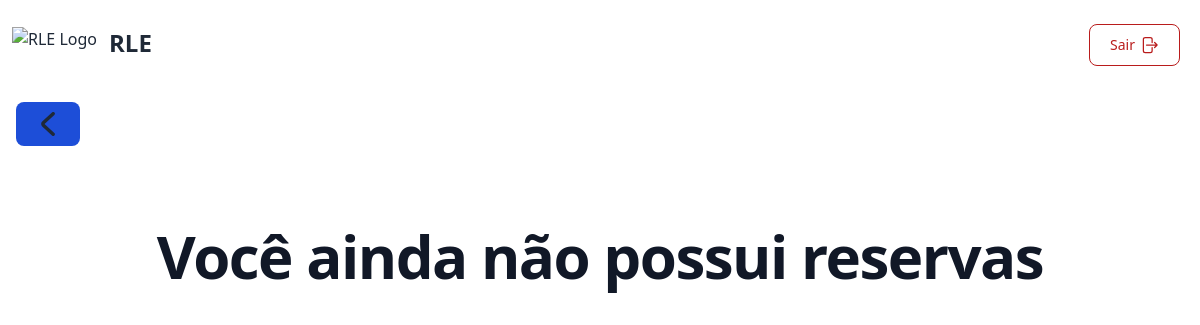
/Professor/reservas.php (signed in), run on an earlier commit of the app's database.
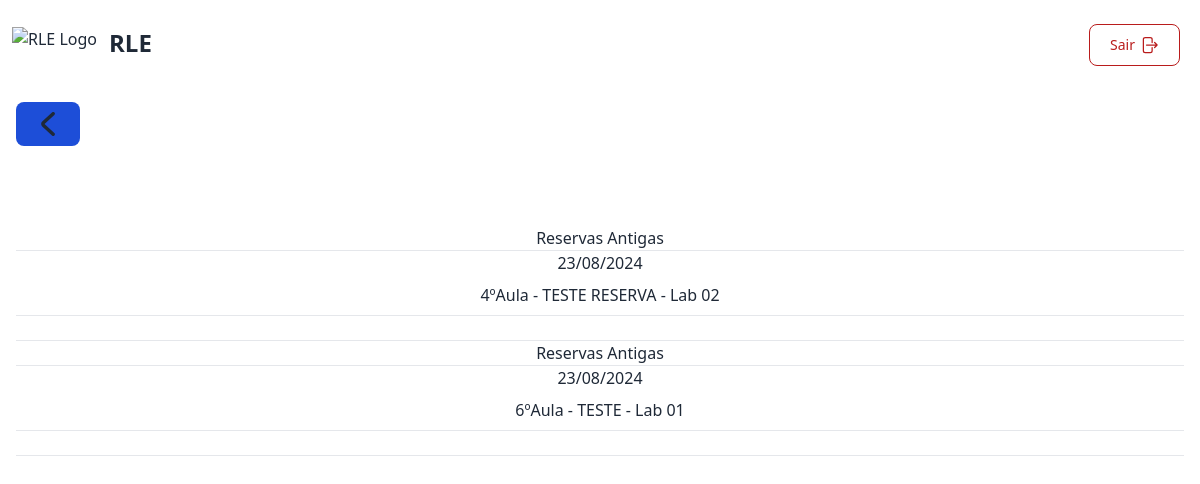
And on a later commit of the database.
### tables this page shows
CREATE TABLE `reserva` (
  `res_cod` int(11) NOT NULL,
  `res_desc` varchar(200) DEFAULT NULL,
  `res_aula` int(11) NOT NULL,
  `res_data` date NOT NULL,
  `res_dataRes` datetime NOT NULL,
  `res_isActive` bit(1) NOT NULL,
  `lab_cod` int(11) NOT NULL,
  `prof_cod` int(11) DEFAULT NULL
);

CREATE TABLE `laboratorio` (
  `lab_cod` int(11) NOT NULL,
  `lab_nome` varchar(40) NOT NULL,
  `lab_desc` varchar(200) DEFAULT NULL,
  `lab_isActive` bit(1) NOT NULL
);

### Professor/reservas.php (the view, shortened to what this page needs)
<?php
include_once ("../navbar2.php");
?>
<div class="px-4 mx-auto max-w-screen-xl ">
    <a href="pageProfessor.php" class="my-4 text-white bg-blue-700 hover:bg-blue-800 focus:ring-4 focus:outline-none focus:ring-blue-300 font-medium rounded-lg text-sm px-5 py-2.5 text-center inline-flex items-center dark:bg-blue-600 dark:hover:bg-blue-700 dark:focus:ring-blue-800">            <svg class="w-6 h-6 text-gray-800 dark:text-white" aria-hidden="true" xmlns="http://www.w3.org/2000/svg" fill="none" viewBox="0 0 8 14">
        <path stroke="currentColor" stroke-linecap="round" stroke-linejoin="round" stroke-width="2" d="M7 1 1.3 6.326a.91.91 0 0 0 0 1.348L7 13"/>
    </svg>
    </a>
</div>
<div class=" py-8 px-4 mx-auto max-w-screen-xl text-center lg:py-16">
<div class="">
    <?php
        $cod = $_SESSION['cod'];
        $slq_reserva = mysqli_query($conexao, "SELECT r.res_aula as aula,r.res_desc as descr,r.res_isActive as active, l.lab_nome as lab, r.res_data as dat FROM reserva as r INNER JOIN laboratorio as l on r.lab_cod=l.lab_cod WHERE r.prof_cod='$cod' ORDER BY r.res_aula ASC");
        $quantidade = $slq_reserva->num_rows;
        if ($quantidade >= 1){
            while ($reserva = mysqli_fetch_array($slq_reserva)) {
                if($reserva['dat']< (new DateTime)->format('Y-m-d')){
                    echo '<h2>Reservas Antigas</h2>';
                    echo '<hr>';
                }
                echo '<h3>'.(new DateTime($reserva['dat']))->format('d/m/Y').'</h3>';
                echo '<a class="block w-full px-4 py-2 border-b border-gray-200 cursor-pointer hover:bg-gray-100 hover:text-blue-700 focus:outline-none focus:ring-2 focus:ring-blue-700 focus:text-blue-700 dark:border-gray-600 dark:hover:bg-gray-600 dark:hover:text-white dark:focus:ring-gray-500 dark:focus:text-white"> '.$reserva['aula'].'ºAula - '.$reserva['descr'].' - '.$reserva['lab'].'</a>';
                echo '<br><hr>';
                }
        }else{
            echo '<h2 class="mb-4 text-3xl font-extrabold tracking-tight leading-none text-gray-900 md:text-5xl lg:text-6xl dark:text-white">Você ainda não possui reservas</h2>';
        }
         ?>
</div>
</div>

What changed in the data, as far as the page shows it:
added reserva: shows "Reservas Antigas", res_data "23/08/2024", res_aula "4", res_desc "TESTE RESERVA", lab_cod.lab_nome "Lab 02"
added reserva: shows "Reservas Antigas", res_data "23/08/2024", res_aula "6", res_desc "TESTE", lab_cod.lab_nome "Lab 01"
Also different on the page:
text no longer shown: "Você ainda não possui reservas"
